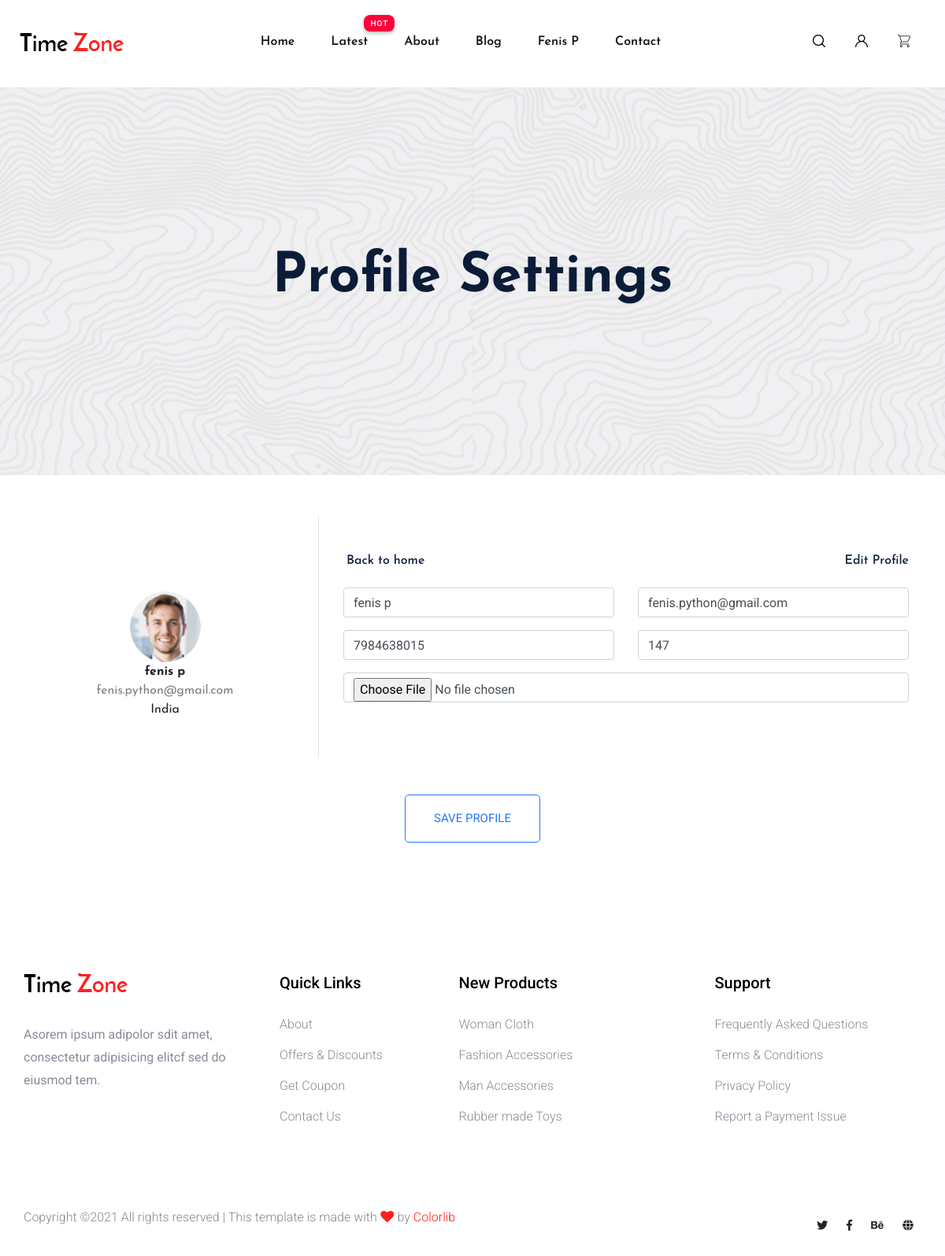
/profile/ (signed in), run on the app's committed database.
### app/models.py (models this page shows, shortened)
class User(models.Model):
    username = models.CharField(max_length=50)
    email = models.EmailField(unique=True)
    mobile = models.CharField(max_length=20)
    password = models.CharField(max_length=50)
    role = models.CharField(max_length=20,default='user')
    pic = models.FileField(upload_to='profile pic',null=True,blank=True)

### app/views.py (the view, shortened to what this page needs)
# urls.py: path('profile/',views.profile,name='profile'),
def profile(request):
    uid = User.objects.get(email=request.session['email'])
    return render(request,'profile.html',{'uid':uid})

### app/templates/profile.html (shortened to what this page needs)
{% extends "base.html" %}
{% block content %}
 <div class="slider-area ">
    <div class="single-slider slider-height2 d-flex align-items-center">
        <div class="container">
            <div class="row">
                <div class="col-xl-12">
                    <div class="hero-cap text-center">
                        <h2>Profile Settings</h2>
                    </div>
                </div>
            </div>
        </div>
    </div>
</div>
<div class="container rounded bg-white mt-5">
    <div class="row">
        <div class="col-md-4 border-right">
            <div class="d-flex flex-column align-items-center text-center p-3 py-5"><img class="rounded-circle mt-5" src="{{uid.pic.url}}" width="90"><span class="font-weight-bold">{{uid.username}}</span><span class="text-black-50">{{uid.email}}</span><span>India</span></div>
        </div>
        <div class="col-md-8">
            <div class="p-3 py-5">
                <div class="d-flex justify-content-between align-items-center mb-3">
                    <div class="d-flex flex-row align-items-center back">
                        <h6>Back to home</h6>
                    </div>
                    <h6 class="text-right">Edit Profile</h6>
                </div>
                <form action="{% url 'profile' %}" method="POST" enctype="multipart/form-data">
                <div class="row mt-2">
                    <div class="col-md-6"><input type="text" class="form-control" placeholder="Username" value="{{uid.username}}" required="required"></div>
                    <div class="col-md-6"><input type="email" class="form-control" value="{{uid.email}}" placeholder="Email Address" required="required"></div>
                </div>
                <div class="row mt-3">
                    <div class="col-md-6"><input type="text" class="form-control" placeholder="Mobile Number" value="{{uid.mobile}}" required="required"></div>
                    <div class="col-md-6"><input type="text" class="form-control" value="{{uid.password}}" placeholder="Password" required="required"></div>
                </div>
                    <input type="file" class="form-control" name="Pic" value="{{uid.pic.url}}" placeholder="Update Pic"/></div>
                </div>
                <div class="col-md-12 form-group">
                    <div class="mt-5 text-center"><button class="btn_3" type="button">Save Profile</button></div>
                </div>
            </div>
        </div>
{% endblock content %}

### app/templates/base.html (shortened to what this page needs)
<!doctype html>
{% load static %}
<html class="no-js" lang="zxx">
<head>
        <link rel="stylesheet" href="{% static 'assets/css/bootstrap.min.css' %}">
        <link rel="stylesheet" href="{% static 'assets/css/owl.carousel.min.css' %}">
        <link rel="stylesheet" href="{% static 'assets/css/flaticon.css' %}">
        <link rel="stylesheet" href="{% static 'assets/css/slicknav.css' %}">
        <link rel="stylesheet" href="{% static 'assets/css/animate.min.css' %}">
        <link rel="stylesheet" href="{% static 'assets/css/magnific-popup.css' %}">
        <link rel="stylesheet" href="{% static 'assets/css/fontawesome-all.min.css' %}">
        <link rel="stylesheet" href="{% static 'assets/css/themify-icons.css' %}">
        <link rel="stylesheet" href="{% static 'assets/css/slick.css' %}">
        <link rel="stylesheet" href="{% static 'assets/css/nice-select.css' %}">
        <link rel="stylesheet" href="{% static 'assets/css/style.css' %}">
</head>
<body>
    <header>
        <div class="header-area">
            <div class="main-header header-sticky">
                <div class="container-fluid">
                    <div class="menu-wrapper">
                        <div class="logo">
                            <a href="{% url 'index' %}"><img src="{% static 'assets/img/logo/logo.png' %}" alt=""></a>
                        </div>
                        <div class="main-menu d-none d-lg-block">
                            <nav>
                                <ul id="navigation">
                                    <li><a href="{% url 'index' %}">Home</a></li>
                                {% if uid.role == 'provider' %}
                                    <li class="hot"><a href="#">Latest</a>
                                    </li>
                                    <li><a href="{% url 'about' %}">about</a></li>
                                    <li><a href="{% url 'blog' %}">Blog</a>
                                    </li>
                                    {% if request.session.email %}
                                    <li><a href="{% url 'profile' %}">{{uid.username}}</a>
                                    </li>
                                    {% else %}
                                    <li><a href="{% url 'login' %}" >Login</a></li>
                                    <li><a href="{% url 'register' %}" >Register</a></li>
                                    {% endif %}
                                    <li><a href="{% url 'contact' %}">Contact</a></li>
                                {% endif %}
                                </ul>
                            </nav>
                        </div>
                        <div class="header-right">
                            <ul>
                                <li>
                                    <div class="nav-search search-switch">
                                        <span class="flaticon-search"></span>
                                    </div>
                                </li>
                                <li> <a href="#"><span class="flaticon-user"></span></a></li>
                                <li><a href="{% url 'cart' %}"><span class="flaticon-shopping-cart"></span></a> </li>
                            </ul>
                        </div>
                    </div>
                    <div class="col-12">
                    </div>
                </div>
            </div>
        </div>
    </header>
    <main>
        {% block content %}
        {% endblock content %}
    </main>
    <footer>
        <div class="footer-area footer-padding">
            <div class="container">
                <div class="row d-flex justify-content-between">
                    <div class="col-xl-3 col-lg-3 col-md-5 col-sm-6">
                        <div class="single-footer-caption mb-50">
                            <div class="single-footer-caption mb-30">
                                <div class="footer-logo">
                                    <a href="{% url 'index' %}"><img src="{% static 'assets/img/logo/logo2_footer.png' %}" alt=""></a>
                                </div>
                                <div class="footer-tittle">
                                    <div class="footer-pera">
                                        <p>Asorem ipsum adipolor sdit amet, consectetur adipisicing elitcf sed do eiusmod tem.</p>
                                </div>
                                </div>
                            </div>
                        </div>
                    </div>
                    <div class="col-xl-2 col-lg-3 col-md-3 col-sm-5">
                        <div class="single-footer-caption mb-50">
                            <div class="footer-tittle">
                                <h4>Quick Links</h4>
                                <ul>
                                    <li><a href="#">About</a></li>
                                    <li><a href="#"> Offers & Discounts</a></li>
                                    <li><a href="#"> Get Coupon</a></li>
                                    <li><a href="#">  Contact Us</a></li>
                                </ul>
                            </div>
                        </div>
                    </div>
                    <div class="col-xl-3 col-lg-3 col-md-4 col-sm-7">
                        <div class="single-footer-caption mb-50">
                            <div class="footer-tittle">
                                <h4>New Products</h4>
                                <ul>
                                    <li><a href="#">Woman Cloth</a></li>
                                    <li><a href="#">Fashion Accessories</a></li>
                                    <li><a href="#"> Man Accessories</a></li>
                                    <li><a href="#"> Rubber made Toys</a></li>
                                </ul>
                            </div>
                        </div>
                    </div>
                    <div class="col-xl-3 col-lg-3 col-md-5 col-sm-7">
                        <div class="single-footer-caption mb-50">
                            <div class="footer-tittle">
                                <h4>Support</h4>
                                <ul>
                                    <li><a href="#">Frequently Asked Questions</a></li>
                                    <li><a href="#">Terms & Conditions</a></li>
                                    <li><a href="#">Privacy Policy</a></li>
                                    <li><a href="#">Report a Payment Issue</a></li>
                                </ul>
                            </div>
                        </div>
                    </div>
                </div>
                <div class="row align-items-center">
                    <div class="col-xl-7 col-lg-8 col-md-7">
                        <div class="footer-copy-right">
                            <p>
  Copyright &copy;<script>document.write(new Date().getFullYear());</script> All rights reserved | This template is made with <i class="fa fa-heart" aria-hidden="true"></i> by <a href="https://colorlib.com" target="_blank">Colorlib</a>
  </p>
                        </div>
                    </div>
                    <div class="col-xl-5 col-lg-4 col-md-5">
                        <div class="footer-copy-right f-right">
                            <div class="footer-social">
                                <a href="#"><i class="fab fa-twitter"></i></a>
                                <a href="https://www.facebook.com"><i class="fab fa-facebook-f"></i></a>
                                <a href="#"><i class="fab fa-behance"></i></a>
                                <a href="#"><i class="fas fa-globe"></i></a>
                            </div>
                        </div>
                    </div>
                </div>
            </div>
        </div>
    </footer>
</body>
</html>

### data on the page
User: username "Fenis P", pic (picture), username "fenis p", email "fenis.python@gmail.com", mobile "7984638015", password "147"
